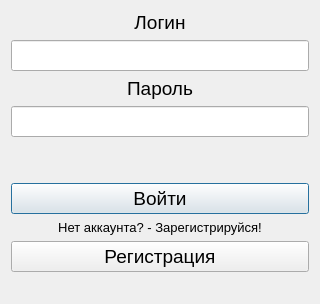
<?xml version="1.0" encoding="UTF-8"?>
<ui version="4.0">
 <class>LoginDialog</class>
 <widget class="QDialog" name="LoginDialog">
  <property name="geometry">
   <rect>
    <x>0</x>
    <y>0</y>
    <width>320</width>
    <height>291</height>
   </rect>
  </property>
  <property name="sizePolicy">
   <sizepolicy hsizetype="Fixed" vsizetype="Fixed">
    <horstretch>0</horstretch>
    <verstretch>0</verstretch>
   </sizepolicy>
  </property>
  <property name="windowTitle">
   <string>Вход</string>
  </property>
  <layout class="QGridLayout" name="gridLayout">
   <item row="0" column="0">
    <layout class="QVBoxLayout" name="verticalLayout">
     <item>
      <widget class="QLabel" name="label">
       <property name="font">
        <font>
         <pointsize>14</pointsize>
        </font>
       </property>
       <property name="text">
        <string>Логин</string>
       </property>
       <property name="alignment">
        <set>Qt::AlignCenter</set>
       </property>
      </widget>
     </item>
     <item>
      <widget class="QLineEdit" name="login_line">
       <property name="font">
        <font>
         <pointsize>14</pointsize>
        </font>
       </property>
      </widget>
     </item>
     <item>
      <widget class="QLabel" name="label_2">
       <property name="font">
        <font>
         <pointsize>14</pointsize>
        </font>
       </property>
       <property name="text">
        <string>Пароль</string>
       </property>
       <property name="alignment">
        <set>Qt::AlignCenter</set>
       </property>
      </widget>
     </item>
     <item>
      <widget class="QLineEdit" name="password_line">
       <property name="font">
        <font>
         <pointsize>14</pointsize>
        </font>
       </property>
       <property name="inputMethodHints">
        <set>Qt::ImhHiddenText|Qt::ImhNoAutoUppercase|Qt::ImhNoPredictiveText|Qt::ImhSensitiveData</set>
       </property>
       <property name="text">
        <string/>
       </property>
       <property name="echoMode">
        <enum>QLineEdit::Password</enum>
       </property>
       <property name="clearButtonEnabled">
        <bool>false</bool>
       </property>
      </widget>
     </item>
     <item>
      <spacer name="verticalSpacer">
       <property name="orientation">
        <enum>Qt::Vertical</enum>
       </property>
       <property name="sizeType">
        <enum>QSizePolicy::Minimum</enum>
       </property>
       <property name="sizeHint" stdset="0">
        <size>
         <width>20</width>
         <height>40</height>
        </size>
       </property>
      </spacer>
     </item>
     <item>
      <widget class="QPushButton" name="submit_btn">
       <property name="font">
        <font>
         <pointsize>14</pointsize>
        </font>
       </property>
       <property name="text">
        <string>Войти</string>
       </property>
      </widget>
     </item>
     <item>
      <widget class="QLabel" name="label_3">
       <property name="font">
        <font>
         <pointsize>10</pointsize>
        </font>
       </property>
       <property name="text">
        <string>Нет аккаунта? - Зарегистрируйся!</string>
       </property>
       <property name="alignment">
        <set>Qt::AlignCenter</set>
       </property>
      </widget>
     </item>
     <item>
      <widget class="QPushButton" name="register_btn">
       <property name="font">
        <font>
         <pointsize>14</pointsize>
        </font>
       </property>
       <property name="text">
        <string>Регистрация</string>
       </property>
      </widget>
     </item>
     <item>
      <widget class="QLabel" name="status">
       <property name="font">
        <font>
         <pointsize>10</pointsize>
        </font>
       </property>
       <property name="styleSheet">
        <string notr="true">color: rgb(255, 0, 0);</string>
       </property>
       <property name="text">
        <string/>
       </property>
       <property name="alignment">
        <set>Qt::AlignCenter</set>
       </property>
      </widget>
     </item>
    </layout>
   </item>
  </layout>
 </widget>
 <resources/>
 <connections/>
</ui>
